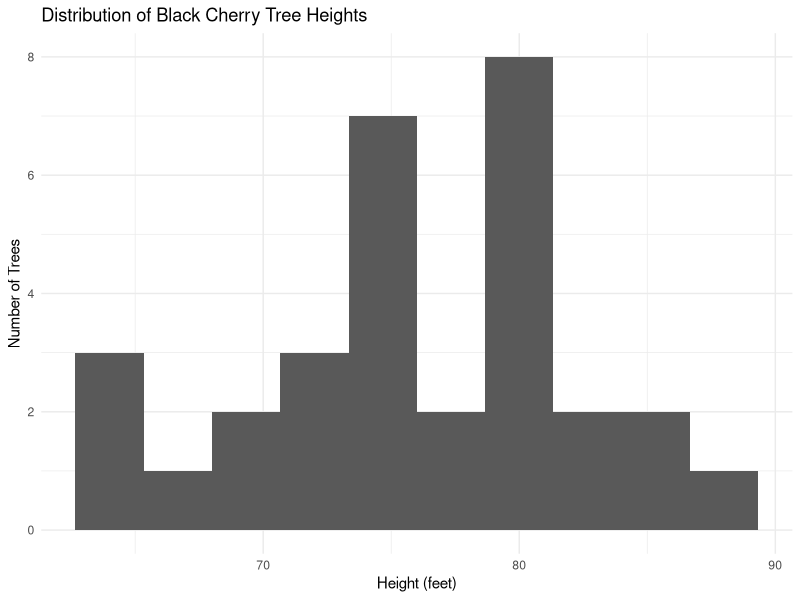
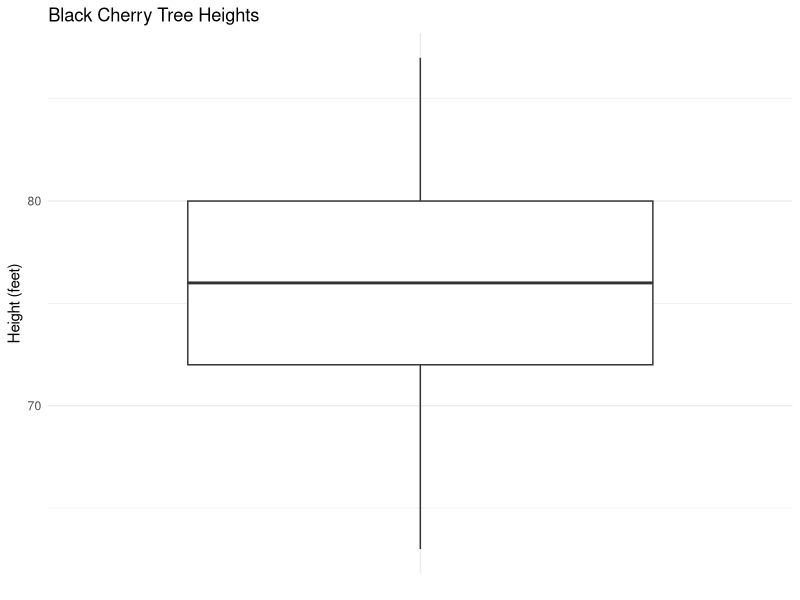
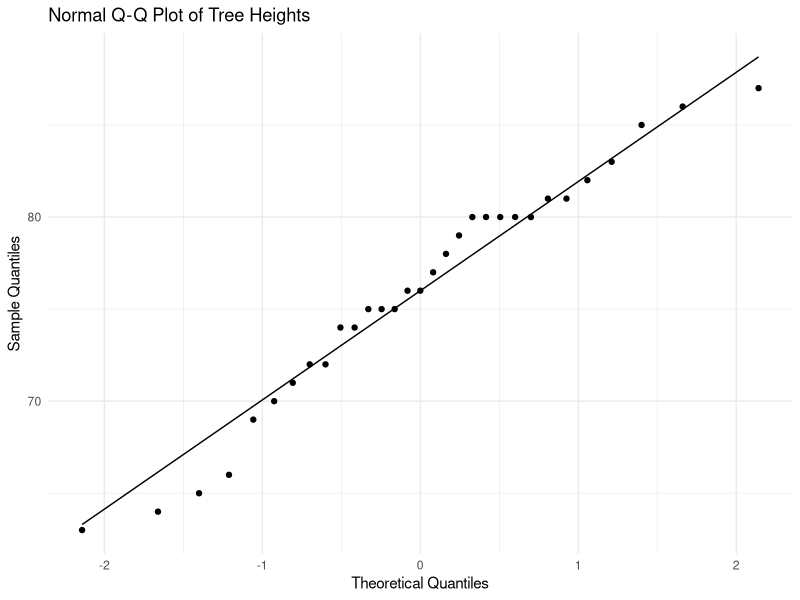
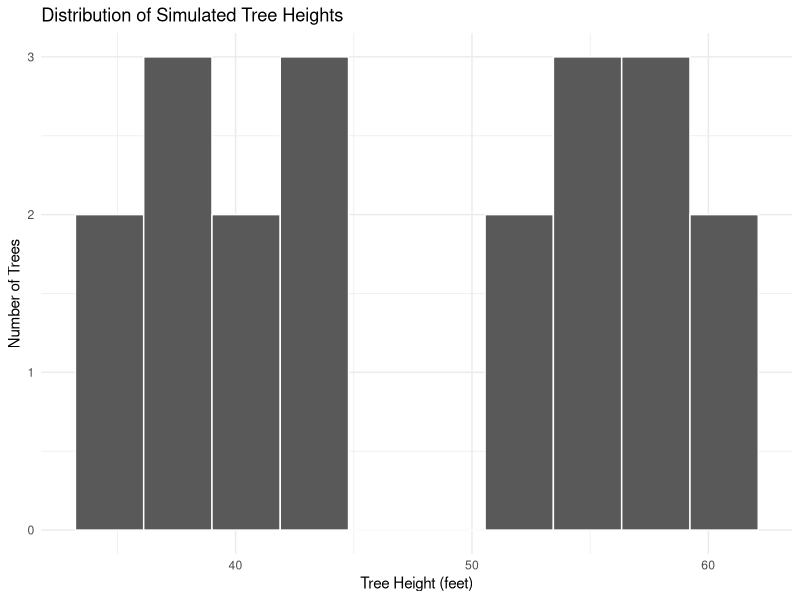
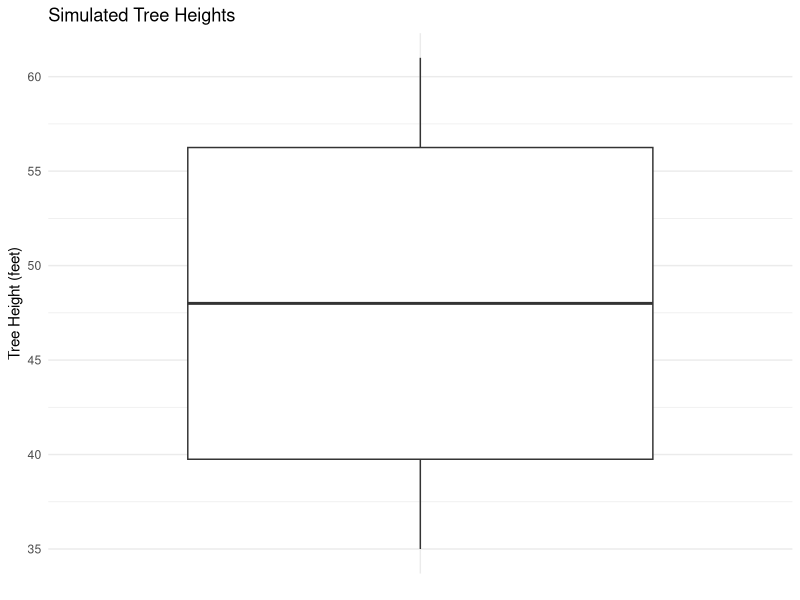
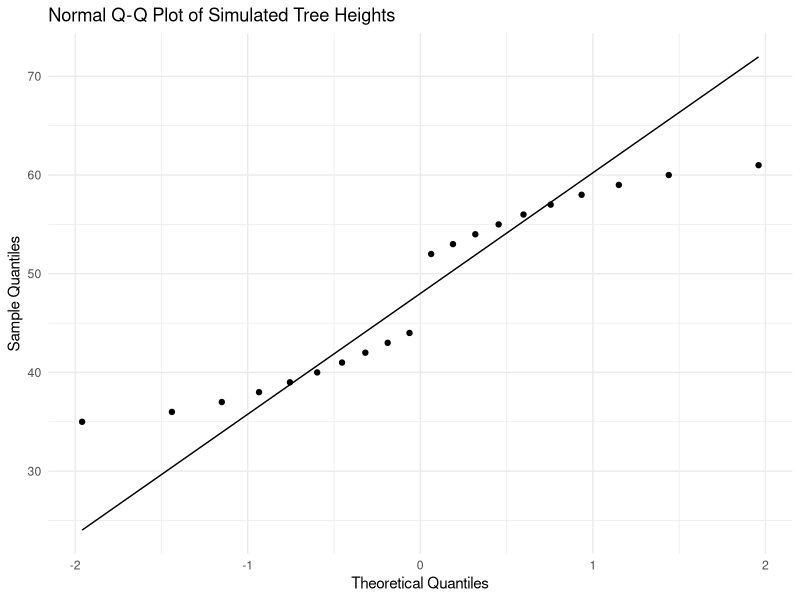
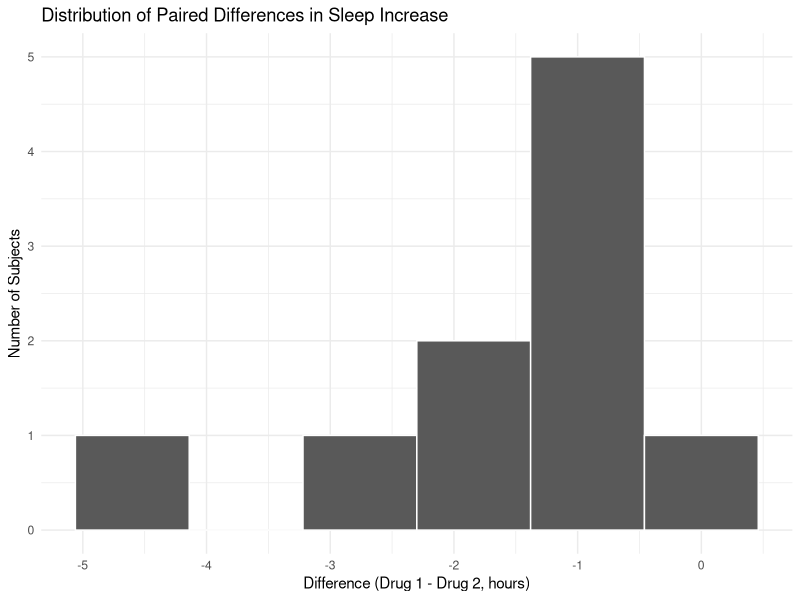
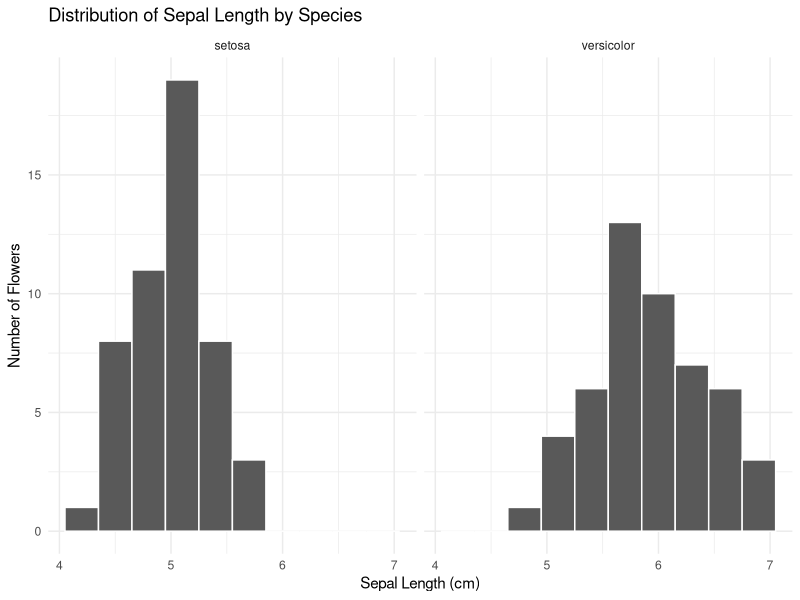

The R script that drew these images, in order:
# Comparing one sample to a Reference Value

# 6.1.1 Load and Inspect the Data 

# examine the dataset structure

data("trees")

head(trees)
str(trees)
summary(trees$Height)

# check missing values or unusual observations
sum(is.na(trees$Height))

# 6.1.2 Explore the Data

# use a histogram / boxplot to examine distribution of tree heights

library(tidyverse)

# create a histogram

ggplot(trees, aes(x = Height)) +
  geom_histogram(bins = 10) +
  labs(
    title = "Distribution of Black Cherry Tree Heights",
    x = "Height (feet)",
    y = "Number of Trees"
  ) +
  theme_minimal()

# create a boxplot
ggplot(trees, aes(x="", y = Height)) +
  geom_boxplot () +
  labs(
    title = "Black Cherry Tree Heights",
    x = NULL,
    y = "Height (feet)"
  ) +
  theme_minimal()

# 6.1.3 Formulate the Hypotheses

# create a Q-Q plot
ggplot(trees, aes(sample = Height)) +
  stat_qq() +
  stat_qq_line() +
  labs(
    title = "Normal Q-Q Plot of Tree Heights",
    x = "Theoretical Quantiles",
    y = "Sample Quantiles"
  ) +
  theme_minimal()

# perform Shapiro Test
shapiro.test (trees$Height)

# perform the one-sample t-test
# perform t-test
t.test (trees$Height, mu =  75)
 
# 6.1.7 Perform One-Sample Wilcoxon Signed-Rank Test

tree_sample <- data.frame(
  Tree_ID = 1:20,
  Height = c(
    35, 36, 37, 38, 39,
    40, 41, 42, 43, 44,
    52, 53, 54, 55, 56,
    57, 58, 59, 60, 61
  )
)
tree_sample

# exlore the data

# create a histogram
ggplot(tree_sample, aes(x = Height)) +
  geom_histogram(bins = 10, color = "white") +
  labs(
    title = "Distribution of Simulated Tree Heights",
    
    x = "Tree Height (feet)",
    y = "Number of Trees"
  ) +
  theme_minimal()

# create a box plot
ggplot(tree_sample, aes(x = "", y = Height)) +
  geom_boxplot() +
  labs(
    title = "Simulated Tree Heights",
    x = NULL,
    y = "Tree Height (feet)"
  ) +
  theme_minimal()

# Assess normality
# Q-Q plot
ggplot(tree_sample, aes(sample = Height)) +
  stat_qq() +
  stat_qq_line() +
  labs(
    title = "Normal Q-Q Plot of Simulated Tree Heights",
    
    x = "Theoretical Quantiles",
    y = "Sample Quantiles"
  ) +
  theme_minimal()

# shapiro test
shapiro.test(tree_sample$Height)

# Perform the One-Sample Wilcoxon Signed-Rank Test

wilcox.test(
  tree_sample$Height,
  mu = 45,
  alternative = "two.sided",
  conf.int = TRUE
)


# 6.2 Comparing Paired Samples

# 6.2.2 Load and Inspect the Data 
data("sleep")
head(sleep)
str(sleep)

# 6.2.4 Prepare the Paired Data

# reshape to wide format
library(tidyverse)
sleep_wide <- sleep %>%
  pivot_wider(
    names_from = group,
    values_from = extra,
    
    names_prefix = "drug"
  )
head(sleep_wide)

# calculate the within-subject difference
sleep_wide <- sleep_wide %>%
  mutate(difference = drug1 - drug2)
head(sleep_wide)

# 6.2.5 Explore the Differences

ggplot(sleep_wide, aes(x = difference)) +
  geom_histogram(bins = 6, color = "white") +
  labs(
    title = "Distribution of Paired Differences in Sleep Increase",
    x = "Difference (Drug 1 - Drug 2, hours)",
    y = "Number of Subjects"
  ) +
  theme_minimal()

# shapiro test
shapiro.test(sleep_wide$difference)

# Perform the Paired t-test

t.test(
  sleep_wide$drug1,
  sleep_wide$drug2,
  paired = TRUE
)

# 6.2.7 Perform the Wilcoxon Signed-Ran Test

wilcox.test(
  sleep_wide$drug1,
  sleep_wide$drug2,
  paired = TRUE,
  alternative = "two.sided"
)


# 6.3 Comparing Means of Two Independent Groups

# 6.3.2 Load and inspect the data
data("iris")
head(iris)
str(iris)

# 6.3.3 Prepare the data

data_subset <- iris %>%
  filter(Species %in% c("setosa", "versicolor"))
head(data_subset)

# remove unused factor levels
data_subset <- droplevels(data_subset)

# check the number of observations in each group
table(data_subset$Species)


# 6.3.5 Explore the data

# create a histogram
ggplot(data_subset, aes(x = Sepal.Length)) +
  geom_histogram(bins = 10, color = "white") +
  facet_wrap(~Species) +
  labs(
    title = "Distribution of Sepal Length by Species",
    x = "Sepal Length (cm)",
    y = "Number of Flowers"
  ) +
  theme_minimal()

# create a boxplot
ggplot(data_subset, aes(x = Species, y = Sepal.Length)) +
  geom_boxplot() +
  labs(
    title = "Comparison of Sepal Length Between Species",
    x = "Species",
    y = "Sepal Length (cm)"
  ) +
  theme_minimal()

# calculate the mean and standard deviation for each group
data_subset %>%
  group_by(Species) %>%
  summarise(
    n = n(),
    mean_length = mean(Sepal.Length),
    sd_length = sd(Sepal.Length)
  )

# 6.3.6 Assess the assumptions

# create Q-Q plot
ggplot(data_subset, aes(sample = Sepal.Length)) +
  stat_qq() +
  stat_qq_line() +
  facet_wrap(~Species) +
  labs(
    title = "Normal Q-Q Plots of Sepal Length by Species",
    x = "Theoretical Quantiles",
    y = "Sample Quantiles"
  ) +
  theme_minimal()

# Use shapiro test
shapiro.test(
  data_subset$Sepal.Length[data_subset$Species == "setosa"]
)

shapiro.test(
  data_subset$Sepal.Length[data_subset$Species == "versicolor"]
)

# examine variances using levene’s test
library(car)
leveneTest(
  Sepal.Length ~ Species,
  data = data_subset
)

# 6.3.7 Perform Welch's Two-Sample t-Test

# Welch’s t-test
t.test(
  Sepal.Length ~ Species,
  data = data_subset
)

# 6.3.8 Demonstrate the Mann–Whitney U Test

wilcox.test(
  Sepal.Length ~ Species,
  data = data_subset,
  alternative = "two.sided"
)

# Practice Test

library(tidyverse)

# 6.4.1 One-sample comparison: ozone concentration
# 1a-1b. Load and inspect the data.
data("airquality")
head(airquality)
str(airquality)
summary(airquality$Ozone)

# 1c. Count missing and recorded ozone measurements.
sum(is.na(airquality$Ozone))
sum(!is.na(airquality$Ozone))

# 1d-1e. Keep the recorded measurements and check the retained data.
ozone_data <- airquality[!is.na(airquality$Ozone), ]
table(is.na(ozone_data$Ozone))
summary(ozone_data$Ozone)

# 2. Explore the distribution.
ggplot(ozone_data, aes(x = Ozone)) +
  geom_histogram(bins = 10, color = "white") +
  labs(
    title = "Daily Ozone Concentrations",
    x = "Ozone concentration (ppb)",
    y = "Number of days"
  ) +
  theme_minimal()

ggplot(ozone_data, aes(x = "", y = Ozone)) +
  geom_boxplot() +
  labs(
    title = "Ozone Concentrations",
    x = NULL,
    y = "Ozone concentration (ppb)"
  ) +
  theme_minimal()

# 3. Hypotheses: population mean = 30 ppb versus population mean != 30 ppb.

# 4. Assess normality.
ggplot(ozone_data, aes(sample = Ozone)) +
  stat_qq() +
  stat_qq_line() +
  labs(
    title = "Normal Q-Q Plot of Ozone Concentrations",
    x = "Theoretical quantiles",
    y = "Ozone concentration (ppb)"
  ) +
  theme_minimal()
shapiro.test(ozone_data$Ozone)

# 5. Conduct the one-sample Wilcoxon test and t-test.
wilcox.test(ozone_data$Ozone, mu = 30, alternative = "two.sided")
t.test(ozone_data$Ozone, mu = 30, alternative = "two.sided")

# 6. Interpret the findings in the R Markdown file.


# 6.4.2 Paired comparison: chick weights at Day 10 and Day 21
# 1. Load and inspect the data.
data("ChickWeight")
head(ChickWeight)
str(ChickWeight)
summary(ChickWeight)

# 2a-2e. Create pairs, remove incomplete pairs, and calculate differences.
chick_wide <- ChickWeight |>
  filter(Time %in% c(10, 21)) |>
  pivot_wider(
    names_from = Time,
    values_from = weight,
    names_prefix = "day"
  )

chick_complete <- chick_wide |>
  filter(!is.na(day10), !is.na(day21)) |>
  mutate(difference = day21 - day10)

head(chick_wide)
head(chick_complete)
chick_wide |> summarise(total_chicks = n())
chick_complete |> summarise(
  complete_pairs = n(),
  mean_difference = mean(difference),
  sd_difference = sd(difference)
)

# 3. Explore the paired differences.
ggplot(chick_complete, aes(x = difference)) +
  geom_histogram(bins = 10, color = "white") +
  labs(
    title = "Differences in Chick Weight",
    x = "Day 21 weight minus Day 10 weight (g)",
    y = "Number of chicks"
  ) +
  theme_minimal()

# 4. Hypotheses: mean difference = 0 versus mean difference != 0.

# 5. Assess the distribution of paired differences.
ggplot(chick_complete, aes(sample = difference)) +
  stat_qq() +
  stat_qq_line() +
  labs(
    title = "Normal Q-Q Plot of Paired Differences",
    x = "Theoretical quantiles",
    y = "Weight difference (g)"
  ) +
  theme_minimal()
shapiro.test(chick_complete$difference)

# 6. Conduct the paired t-test and Wilcoxon signed-rank test.
t.test(chick_complete$day21, chick_complete$day10, paired = TRUE)
wilcox.test(chick_complete$day21, chick_complete$day10, paired = TRUE)

# 7. Interpret the findings in the R Markdown file.


# 6.4.3 Independent-group comparison: control and treatment 1
# 1. Load and inspect the data.
data("PlantGrowth")
head(PlantGrowth)
str(PlantGrowth)
summary(PlantGrowth)

# 2. Select control and treatment 1 and check the group counts.
plant_two <- PlantGrowth |>
  filter(group %in% c("ctrl", "trt1")) |>
  droplevels()
table(plant_two$group)

# 3. Hypotheses: equal population means versus different population means.

# 4. Compare the groups and calculate summaries.
ggplot(plant_two, aes(x = group, y = weight)) +
  geom_boxplot() +
  labs(
    title = "Plant Dry Weight by Group",
    x = "Group",
    y = "Plant dry weight (g)"
  ) +
  theme_minimal()

plant_two |>
  group_by(group) |>
  summarise(
    n = n(),
    mean_weight = mean(weight),
    sd_weight = sd(weight)
  )

# 5. Assess normality within each group.
ggplot(plant_two, aes(sample = weight)) +
  stat_qq() +
  stat_qq_line() +
  facet_wrap(~group) +
  labs(
    title = "Normal Q-Q Plots of Plant Weight by Group",
    x = "Theoretical quantiles",
    y = "Plant dry weight (g)"
  ) +
  theme_minimal()
shapiro.test(plant_two$weight[plant_two$group == "ctrl"])
shapiro.test(plant_two$weight[plant_two$group == "trt1"])

# 6. Conduct Welch's two-sample t-test.
t.test(weight ~ group, data = plant_two)

# 7. Interpret the findings in the R Markdown file.
